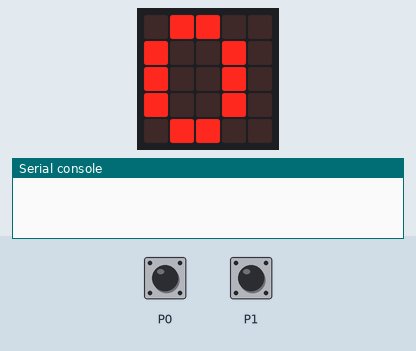
A program run on a simulated BBC micro:bit running MicroPython. Shown: the board's 5×5 LED display, the last lines printed to the serial console. Inputs (shaded band) come from the test bench; at power-on: P0 HIGH, P1 HIGH.

Above: at 1.2 s.
1.3 s: P0 pulled LOW for 0.15 s
At 1.7 s:
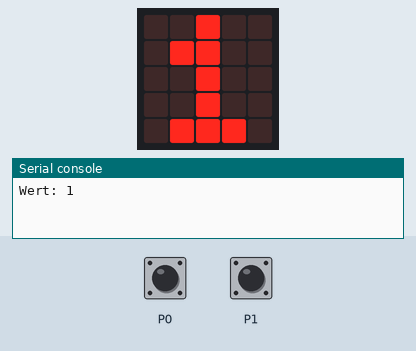
2.9 s: P0 pulled LOW for 1 s
At 4.1 s:
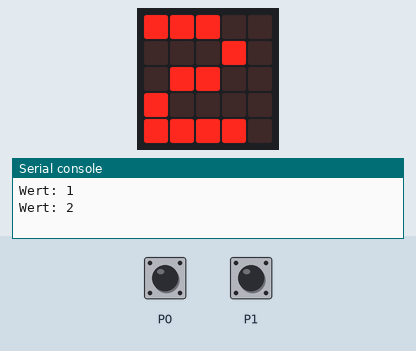
Timing chart, 0 to 5.9 s (numbered marks = the images above; inputs shaded):
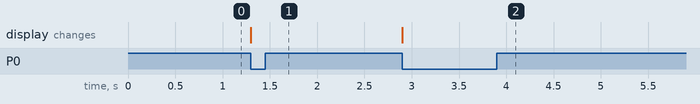

The program:

main.py
```python
# Sample: drehen-zaehler  (EC11 Rotary Encoder mit Push)
# Board:   BBC micro:bit V2.2
# Sprache: MicroPython
#
# Ziel: Am Drehknopf drehen -> ein Wert 0..9 wird groesser / kleiner.
#       Die LED-Matrix zeigt die aktuelle Ziffer. Der Taster wird hier
#       noch nicht benutzt (siehe Sample "drehen-und-druck").
#
# --------------------------------------------------------------------------
# Verkabelung (EC11, Standard-Bauform)
# --------------------------------------------------------------------------
#   Encoder-Seite (3 Pins):
#     Pin A  (CLK)  ->  P0
#     Pin C  (COM)  ->  GND      (mittlerer Pin)
#     Pin B  (DT)   ->  P1
#
#   Taster-Seite (2 Pins):  hier noch nicht angeschlossen
#
#   Interne Pull-ups fuer P0 und P1 werden per Code aktiviert.
#   Hinweis: Pin A (CLK) und Pin B (DT) sind gleichwertig und je nach
#            Encoder anders beschriftet - die Schaltung geht so oder so.
#            Vertauscht man sie, dreht sich nur die Zaehlrichtung um.
#            Dreht der Zaehler falsch herum -> P0 und P1 tauschen
#            (oder unten die +1 / -1 vertauschen).
# --------------------------------------------------------------------------

from microbit import *

pin0.set_pull(pin0.PULL_UP)   # CLK
pin1.set_pull(pin1.PULL_UP)   # DT

wert = 0
letzter_clk = pin0.read_digital()

display.show(str(wert))

while True:
    clk = pin0.read_digital()

    # Nur bei einer fallenden Flanke an CLK zaehlen = eine Raste pro Schritt
    if clk != letzter_clk and clk == 0:
        if pin1.read_digital() == 1:
            wert = wert + 1     # im Uhrzeigersinn
        else:
            wert = wert - 1     # gegen den Uhrzeigersinn

        # Auf den Bereich 0..9 begrenzen
        wert = max(0, min(9, wert))
        display.show(str(wert))
        print("Wert:", wert)

    letzter_clk = clk
    sleep(1)   # kurze Pause, damit der Pin nicht zu schnell gelesen wird
```

Measured:
- after the input at 1.3 s, the display: changes at once (image 1)
- after the input at 2.9 s, the display: changes at once (image 2)
